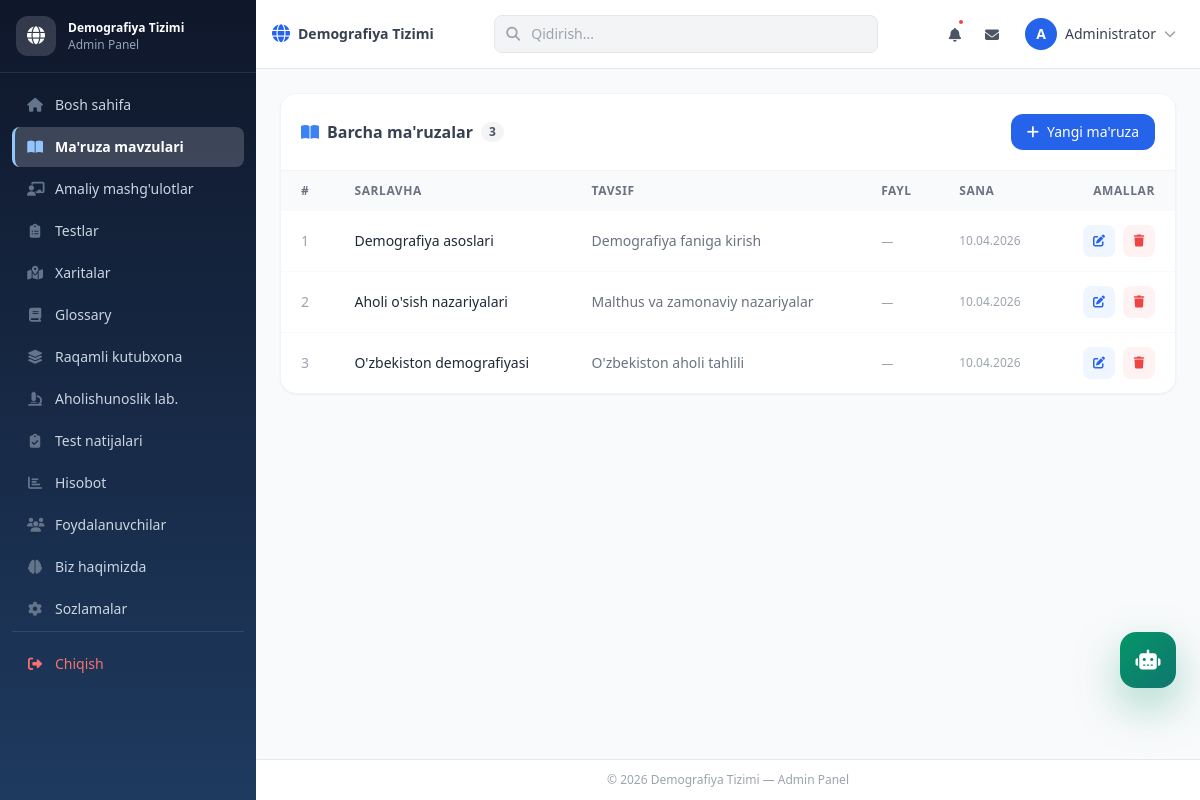
Page /admin/lectures/index.php (signed in) on the committed database.
### tables this page shows
CREATE TABLE IF NOT EXISTS lectures (
    id INT AUTO_INCREMENT PRIMARY KEY,
    title VARCHAR(255) NOT NULL,
    description TEXT,
    content LONGTEXT,
    file_path VARCHAR(255),
    file_name VARCHAR(255),
    order_num INT DEFAULT 0,
    created_at TIMESTAMP DEFAULT CURRENT_TIMESTAMP,
    updated_at TIMESTAMP DEFAULT CURRENT_TIMESTAMP ON UPDATE CURRENT_TIMESTAMP
);

### config/config.php (called while the page is built, shortened)
<?php
class Database {
    private $host = 'localhost';
    private $db_name = 'demographydb';
    private $username = 'root';
    private $password = '';
    private $link;
    function __construct() {
        $this->link = mysqli_connect($this->host, $this->username, $this->password, $this->db_name);
        mysqli_set_charset($this->link, 'utf8mb4');
    }
    public function query($query) {
        return mysqli_query($this->link, $query);
    }
    public function get_data_by_table_all($table, $con = 'no') {
        $sql = "SELECT * FROM " . $table;
        if ($con != 'no') {
            $sql .= " " . $con;
        }
        $result = $this->query($sql);
        $data = [];
        while ($row = mysqli_fetch_assoc($result)) {
            $data[] = $row;
        }
        return $data;
    }
}

### includes/functions.php (called while the page is built, shortened)
<?php
require_once __DIR__ . '/../config/config.php';
$db = new Database();
function h($str) {
    return htmlspecialchars($str, ENT_QUOTES, 'UTF-8');
}

### admin/lectures/index.php (the view, shortened to what this page needs)
<?php
require_once __DIR__ . '/../../includes/functions.php';
$lectures = $db->get_data_by_table_all('lectures', 'ORDER BY order_num ASC, id ASC');
include __DIR__ . '/../../includes/admin_header.php';
?>
<div class="bg-white rounded-2xl shadow-sm border border-gray-100">
    <div class="flex flex-col sm:flex-row sm:items-center justify-between p-5 border-b border-gray-100 gap-3">
        <h3 class="font-semibold text-gray-700 flex items-center gap-2">
            <i class="fas fa-book-open text-blue-500"></i> Barcha ma'ruzalar
            <span class="text-xs bg-gray-100 text-gray-600 px-2 py-0.5 rounded-full"><?= count($lectures) ?></span>
        </h3>
        <a href="<?= BASE_URL ?>/admin/lectures/create.php"
           class="inline-flex items-center gap-2 bg-blue-600 hover:bg-blue-700 text-white text-sm font-medium px-4 py-2 rounded-xl transition">
            <i class="fas fa-plus"></i> Yangi ma'ruza
        </a>
    </div>
    <?php if (empty($lectures)): ?>
    <div class="text-center py-16">
        <div class="w-16 h-16 bg-gray-100 rounded-full flex items-center justify-center mx-auto mb-4">
            <i class="fas fa-book-open text-gray-400 text-2xl"></i>
        </div>
        <p class="text-gray-500 font-medium">Ma'ruzalar mavjud emas</p>
        <p class="text-gray-400 text-sm mt-1">Birinchi ma'ruzani qo'shing</p>
        <a href="<?= BASE_URL ?>/admin/lectures/create.php" class="inline-flex items-center gap-2 mt-4 bg-blue-600 text-white text-sm px-4 py-2 rounded-xl hover:bg-blue-700 transition">
            <i class="fas fa-plus"></i> Qo'shish
        </a>
    </div>
    <?php else: ?>
    <div class="overflow-x-auto">
        <table class="w-full text-sm">
            <thead>
                <tr class="bg-gray-50 text-gray-500 text-xs uppercase tracking-wider">
                    <th class="text-left px-5 py-3">#</th>
                    <th class="text-left px-5 py-3">Sarlavha</th>
                    <th class="text-left px-5 py-3 hidden md:table-cell">Tavsif</th>
                    <th class="text-left px-5 py-3 hidden sm:table-cell">Fayl</th>
                    <th class="text-left px-5 py-3 hidden lg:table-cell">Sana</th>
                    <th class="text-right px-5 py-3">Amallar</th>
                </tr>
            </thead>
            <tbody class="divide-y divide-gray-50">
                <?php foreach ($lectures as $i => $l): ?>
                <tr class="hover:bg-gray-50 transition">
                    <td class="px-5 py-3.5 text-gray-400"><?= $i + 1 ?></td>
                    <td class="px-5 py-3.5">
                        <div class="font-medium text-gray-800"><?= h($l['title']) ?></div>
                    </td>
                    <td class="px-5 py-3.5 hidden md:table-cell text-gray-500">
                        <?= h(mb_substr($l['description'] ?? '', 0, 50)) ?><?= strlen($l['description'] ?? '') > 50 ? '...' : '' ?>
                    </td>
                    <td class="px-5 py-3.5 hidden sm:table-cell">
                        <?php if ($l['file_path']): ?>
                        <a href="<?= BASE_URL ?>/admin/lectures/view.php?id=<?= $l['id'] ?>"
                           class="inline-flex items-center gap-1 text-blue-600 hover:underline text-xs">
                            <i class="fas fa-eye"></i> Ko'rish
                        </a>
                        <?php else: ?>
                        <span class="text-gray-400 text-xs">—</span>
                        <?php endif; ?>
                    </td>
                    <td class="px-5 py-3.5 hidden lg:table-cell text-gray-400 text-xs">
                        <?= date('d.m.Y', strtotime($l['created_at'])) ?>
                    </td>
                    <td class="px-5 py-3.5 text-right">
                        <div class="flex items-center justify-end gap-2">
                            <a href="<?= BASE_URL ?>/admin/lectures/edit.php?id=<?= $l['id'] ?>"
                               class="w-8 h-8 bg-blue-50 hover:bg-blue-100 text-blue-600 rounded-lg flex items-center justify-center transition" title="Tahrirlash">
                                <i class="fas fa-edit text-xs"></i>
                            </a>
                            <a href="<?= BASE_URL ?>/admin/lectures/delete.php?id=<?= $l['id'] ?>"
                               onclick="return swalDelete(event, this, 'Ma\'ruza o\'chiriladi!')"
                               class="w-8 h-8 bg-red-50 hover:bg-red-100 text-red-500 rounded-lg flex items-center justify-center transition" title="O'chirish">
                                <i class="fas fa-trash text-xs"></i>
                            </a>
                        </div>
                    </td>
                </tr>
                <?php endforeach; ?>
            </tbody>
        </table>
    </div>
    <?php endif; ?>
</div>
<?php include __DIR__ . '/../../includes/admin_footer.php'; ?>

### rows in the picture
lectures: title "Demografiya asoslari", description "Demografiya faniga kirish", created_at "10.04.2026"
lectures: title "Aholi o'sish nazariyalari", description "Malthus va zamonaviy nazariyalar", created_at "10.04.2026"
lectures: title "O'zbekiston demografiyasi", description "O'zbekiston aholi tahlili", created_at "10.04.2026"

### other values in the picture
SITE_NAME "Demografiya Tizimi"
substr($_SESSION['full_name'] ?? 'A', 0, 1) "A"
$_SESSION['full_name'] "Administrator"
count($lectures) "3"
